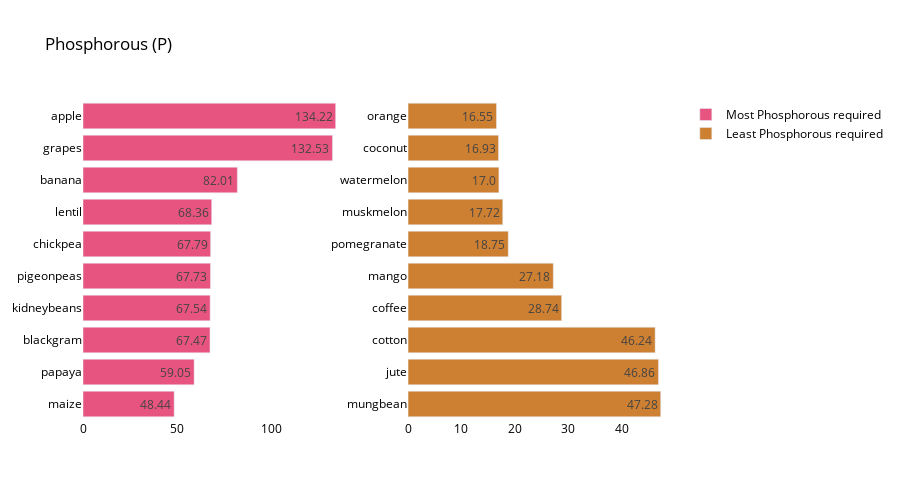

The code cell stored with this chart in its notebook:
### Markdown cell above
### Phosphorous Analysis

### Code cell
crop_summary_N = crop_summary.sort_values(by='P', ascending=False)
  
fig = make_subplots(rows=1, cols=2)

top = {
    'y' : crop_summary_N['P'][0:10].sort_values().index,
    'x' : crop_summary_N['P'][0:10].sort_values()
}

last = {
    'y' : crop_summary_N['P'][-10:].index,
    'x' : crop_summary_N['P'][-10:]
}

fig.add_trace(
    go.Bar(top,
           name="Most Phosphorous required",
           marker_color=random.choice(colorarr),
           orientation='h',
          text=top['x']),
    
    row=1, col=1
)

fig.add_trace(
    go.Bar(last,
           name="Least Phosphorous required",
           marker_color=random.choice(colorarr),
           orientation='h',
          text=last['x']),
    row=1, col=2
)
fig.update_traces(texttemplate='%{text}', textposition='inside')
fig.update_layout(title_text="Phosphorous (P)",
                  plot_bgcolor='white',
                  font_size=12, 
                  font_color='black',
                 height=500)

fig.update_xaxes(showgrid=False)
fig.update_yaxes(showgrid=False)
fig.show()

### Figure 1 — Plotly figure (JSON) as saved in the notebook; plotly's stock layout.template omitted (floating-point values rounded to 4 significant figures)
{"data": [{"marker": {"color": "#E75480"}, "name": "Most Phosphorous required", "orientation": "h", "text": ["48.44", "59.05", "67.47", "67.54", "67.73", "67.79", "68.36", "82.01", "132.53", "134.22"], "textposition": "inside", "texttemplate": "%{text}", "type": "bar", "x": [48.44, 59.05, 67.47, 67.54, 67.73, 67.79, 68.36, 82.01, 132.5, 134.2], "xaxis": "x", "y": ["maize", "papaya", "blackgram", "kidneybeans", "pigeonpeas", "chickpea", "lentil", "banana", "grapes", "apple"], "yaxis": "y"}, {"marker": {"color": "#Cd7f32"}, "name": "Least Phosphorous required", "orientation": "h", "text": ["47.28", "46.86", "46.24", "28.74", "27.18", "18.75", "17.72", "17.0", "16.93", "16.55"], "textposition": "inside", "texttemplate": "%{text}", "type": "bar", "x": [47.28, 46.86, 46.24, 28.74, 27.18, 18.75, 17.72, 17, 16.93, 16.55], "xaxis": "x2", "y": ["mungbean", "jute", "cotton", "coffee", "mango", "pomegranate", "muskmelon", "watermelon", "coconut", "orange"], "yaxis": "y2"}], "layout": {"font": {"color": "black", "size": 12}, "height": 500, "plot_bgcolor": "white", "title": {"text": "Phosphorous (P)"}, "xaxis": {"anchor": "y", "domain": [0, 0.45], "showgrid": false}, "xaxis2": {"anchor": "y2", "domain": [0.55, 1], "showgrid": false}, "yaxis": {"anchor": "x", "domain": [0, 1], "showgrid": false}, "yaxis2": {"anchor": "x2", "domain": [0, 1], "showgrid": false}}}
